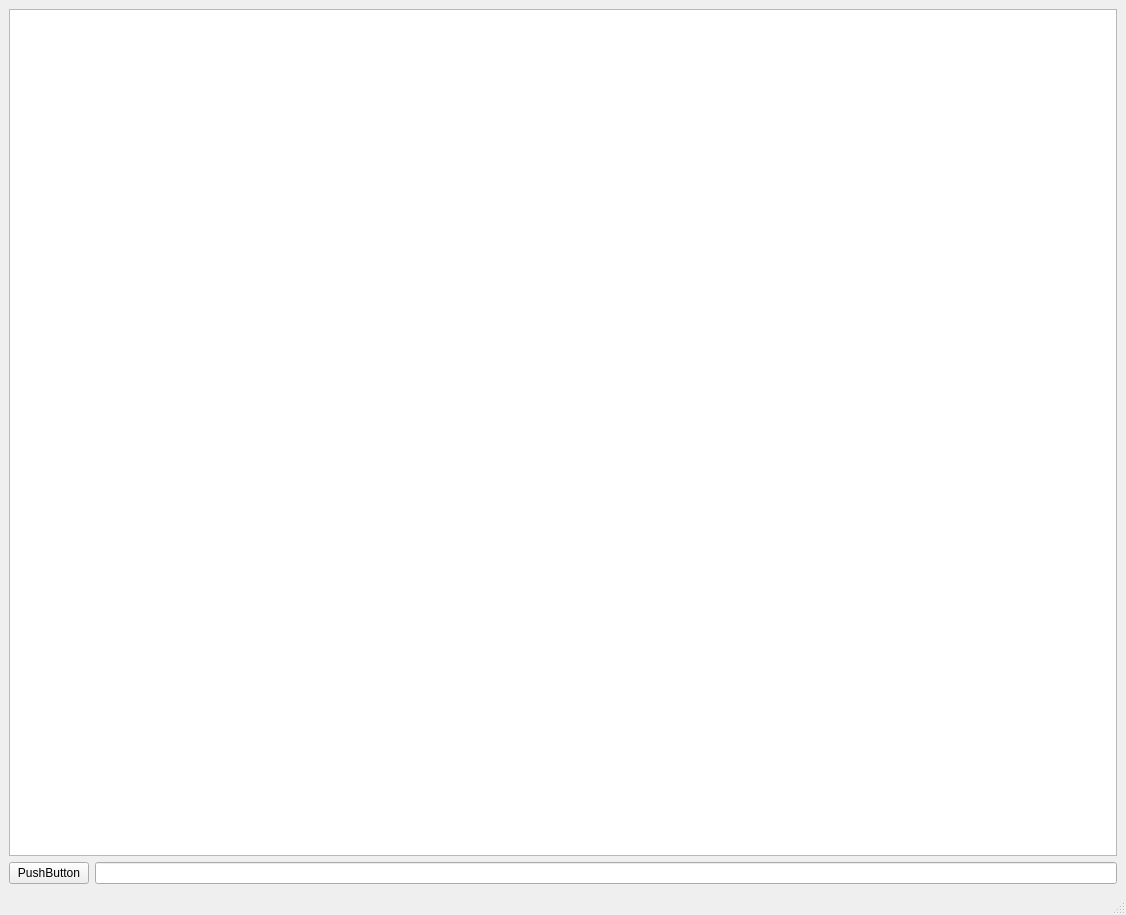
<?xml version="1.0" encoding="UTF-8"?>
<ui version="4.0">
 <class>MainWindow</class>
 <widget class="QMainWindow" name="MainWindow">
  <property name="geometry">
   <rect>
    <x>0</x>
    <y>0</y>
    <width>1126</width>
    <height>915</height>
   </rect>
  </property>
  <property name="windowTitle">
   <string>MainWindow</string>
  </property>
  <widget class="QWidget" name="centralwidget">
   <layout class="QGridLayout" name="gridLayout">
    <item row="0" column="0" colspan="2">
     <widget class="QTextEdit" name="textEdit">
      <property name="readOnly">
       <bool>true</bool>
      </property>
     </widget>
    </item>
    <item row="1" column="0">
     <widget class="QPushButton" name="pushButton">
      <property name="text">
       <string>PushButton</string>
      </property>
     </widget>
    </item>
    <item row="1" column="1">
     <widget class="QLineEdit" name="lineEdit"/>
    </item>
   </layout>
  </widget>
  <widget class="QMenuBar" name="menubar">
   <property name="geometry">
    <rect>
     <x>0</x>
     <y>0</y>
     <width>1126</width>
     <height>20</height>
    </rect>
   </property>
  </widget>
  <widget class="QStatusBar" name="statusbar"/>
 </widget>
 <resources/>
 <connections/>
</ui>
